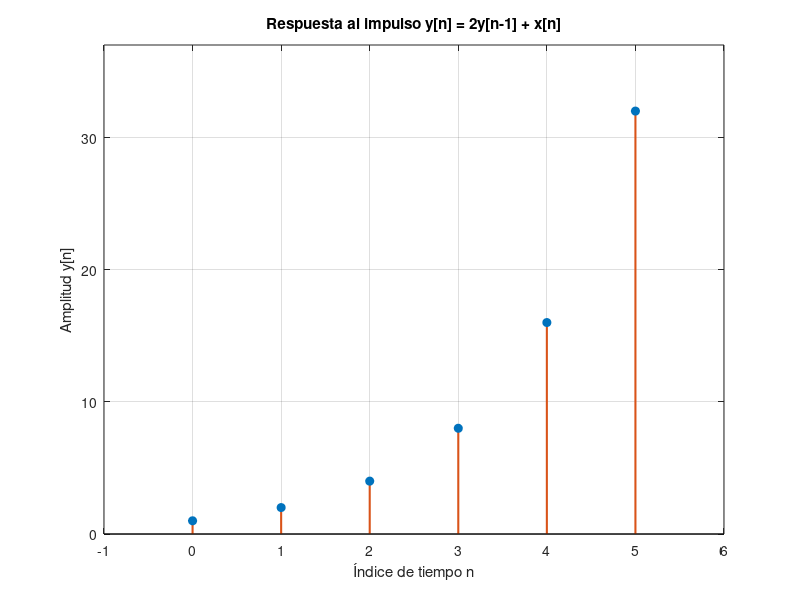

This chart was generated by the following MATLAB code:
% ETN1015 — Discrete Signals and Systems
% Ejercicio: Análisis de sistema recursivo de primer orden
% Fuente: S. Palani — Cap. 1, Ej. 1.11 / Ingle & Proakis — Cap. 2
clear; clc; close all;

% [bloque 1 — Definición de parámetros y preasignación de vectores]
N = 6;                % Número de muestras a evaluar (n = 0 a 5)
y = zeros(1, N);      % Vector de salida y[n]
x = zeros(1, N);      % Vector de entrada x[n] (impulso unitario)
x(1) = 1;             % x[0] = delta[0] = 1

% Condición inicial dada: y[-1] = 0
y_prev = 0;           % Representa y[-1]

% [bloque 2 — Simulación paso a paso con bucle for respetando condiciones iniciales]
for n = 1:N
    if n == 1
        y(n) = 2 * y_prev + x(n);  % Para n = 0 (primer índice), depende de y[-1]
    else
        y(n) = 2 * y(n-1) + x(n);  % Para n > 0, depende del valor anterior en el vector
    end
end

% [bloque 3 — Visualización de la respuesta del sistema]
n_vec = 0:5;          % Soporte temporal para la gráfica (0 <= n <= 5)
figure(1);
stem(n_vec, y, 'filled', 'LineWidth', 1.5, 'Color', [0.8500 0.3250 0.0980]);
xlabel('Índice de tiempo n');
ylabel('Amplitud y[n]');
title('Respuesta al impulso y[n] = 2y[n-1] + x[n]');
xlim([-1, 6]);
ylim([0, max(y)+5]);
grid on;
